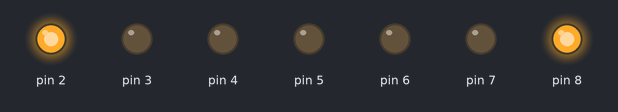
Bench run of a sketch on a simulated Arduino Uno, built with avr-gcc and run on an emulated ATmega328P. On the bench: output pins drawn as LEDs (lit = HIGH).

Above: at 0.5 s.
At 1.5 s:
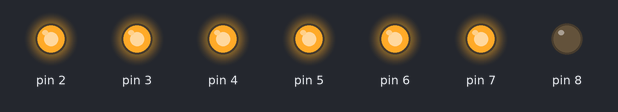
Timing chart, 0 to 3.0 s (numbered marks = the images above):
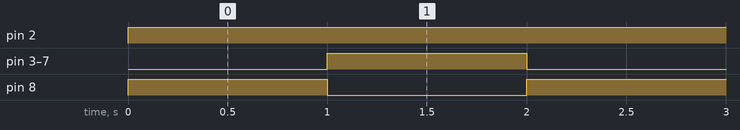

The sketch:

cekalat7.ino
```cpp
void setup() {
pinMode(2, OUTPUT);
pinMode(3, OUTPUT);
pinMode(4, OUTPUT);
pinMode(5, OUTPUT);
pinMode(6, OUTPUT);
pinMode(7, OUTPUT);
pinMode(8, OUTPUT);
}

void nol()
  {
   digitalWrite(2, 1); //C
   digitalWrite(3, 1); //D
   digitalWrite(4, 1); //E
   digitalWrite(5, 0); //G
   digitalWrite(6, 1); //F
   digitalWrite(7, 1); //A
   digitalWrite(8, 1); //B
    }

void satu()
  {
   digitalWrite(2, 1); //C
   digitalWrite(3, 0); //D
   digitalWrite(4, 0); //E
   digitalWrite(5, 0); //G
   digitalWrite(6, 0); //F
   digitalWrite(7, 0); //A
   digitalWrite(8, 1); //B
    }
void enam()
  {
   digitalWrite(2, 1); //C
   digitalWrite(3, 1); //D
   digitalWrite(4, 1); //E
   digitalWrite(5, 1); //G
   digitalWrite(6, 1); //F
   digitalWrite(7, 1); //A
   digitalWrite(8, 0); //B
    }


void loop() {
satu();
delay(1000);
enam();
delay(1000);
}
```

Measured:
- by itself, pin 2: LOW → HIGH at 0.00 s
- by itself, pin 3–8: alternates HIGH for 1.0 s and LOW for 1.0 s
